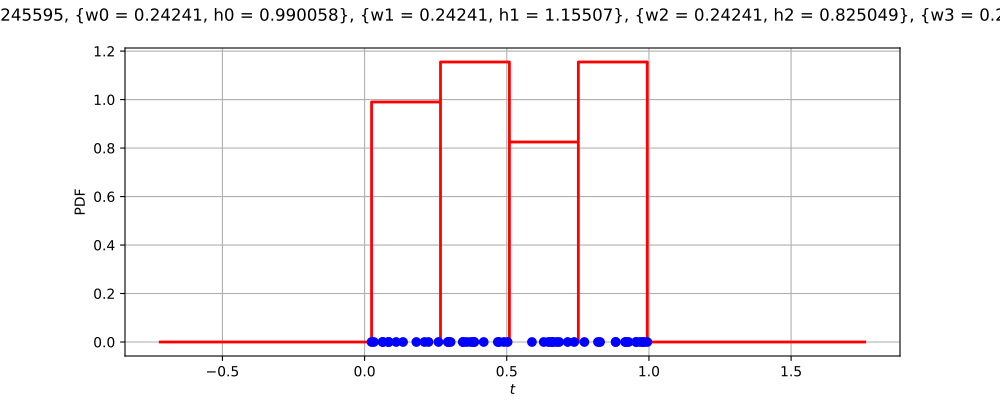

The Python source for this figure:
import openturns as ot
from matplotlib import pyplot as plt
from openturns.viewer import View
ot.RandomGenerator.SetSeed(0)
factory = ot.HistogramFactory()
ref = factory.build()
dimension = ref.getDimension()
if dimension <= 2:
    sample = ref.getSample(50)
    distribution = factory.build(sample)
    if dimension == 1:
        distribution.setDescription(['$t$'])
        pdf_graph = distribution.drawPDF(256)
        cloud = ot.Cloud(sample, ot.Sample(sample.getSize(), 1))
        cloud.setColor('blue')
        cloud.setPointStyle('fcircle')
        pdf_graph.add(cloud)
        pdf_graph.setTitle(str(distribution))
        fig = plt.figure(figsize=(10, 4))
        pdf_axis = fig.add_subplot(111)
        View(pdf_graph, figure=fig, axes=[pdf_axis], add_legend=False)
    else:
        sample = ref.getSample(500)
        distribution.setDescription(['$t_0$', '$t_1$'])
        pdf_graph = distribution.drawPDF([256]*2)
        cloud = ot.Cloud(sample)
        cloud.setColor('red')
        cloud.setPointStyle('fcircle')
        pdf_graph.add(cloud)
        pdf_graph.setTitle(str(distribution))
        fig = plt.figure(figsize=(10, 4))
        pdf_axis = fig.add_subplot(111)
        View(pdf_graph, figure=fig, axes=[pdf_axis], add_legend=False, square_axes=True)
